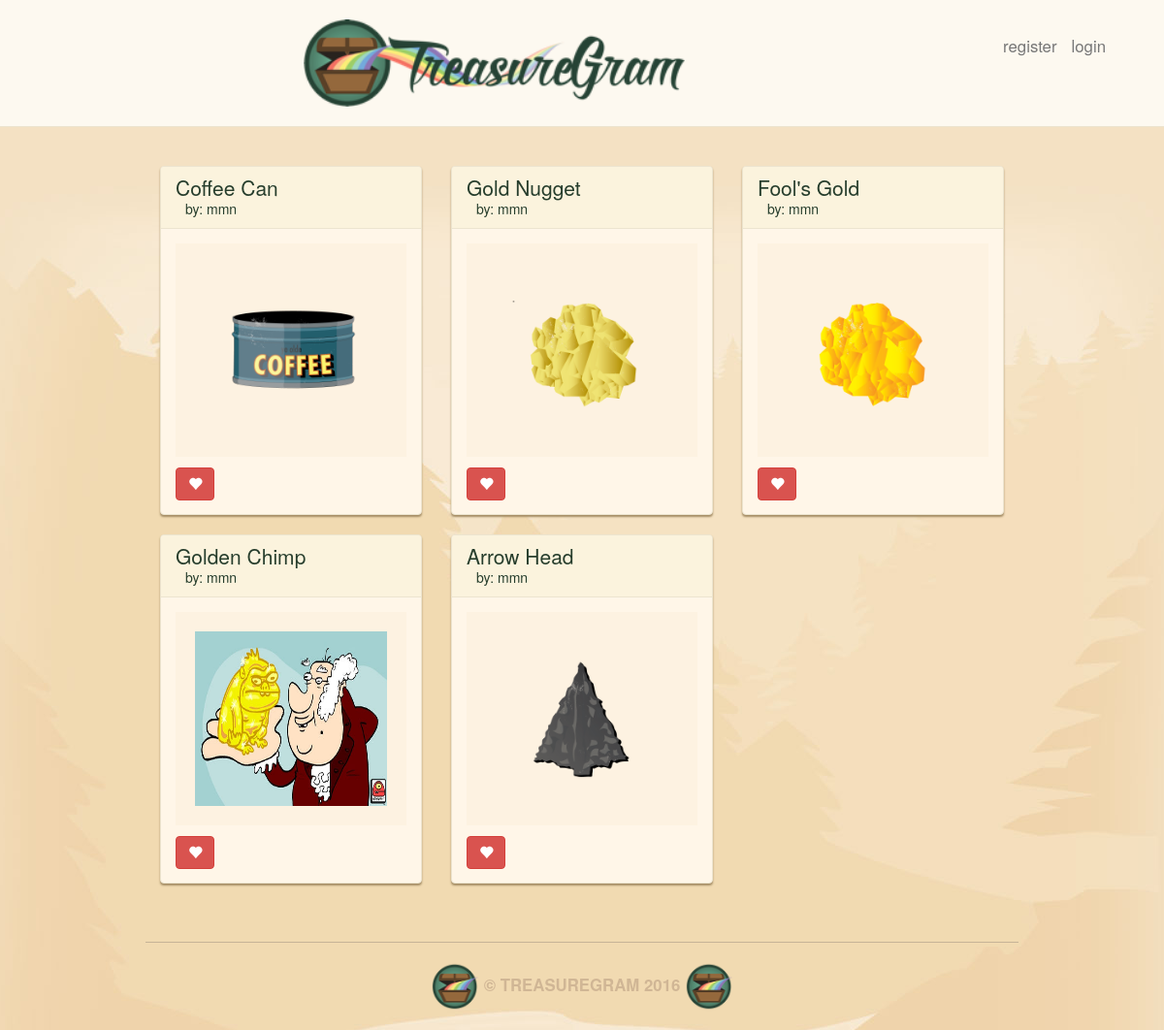
The page / on the database its author committed.
### main_app/models.py (models this page shows, shortened)
class Treasure(models.Model):
    user = models.ForeignKey(User)
    name = models.CharField(max_length=100)
    value = models.DecimalField(max_digits=10, decimal_places=2)
    material = models.CharField(max_length=100)
    location = models.CharField(max_length=100)
    image = models.ImageField(upload_to='treasure_images',
                              default='media/default.png')
    likes = models.IntegerField(default=0)

### main_app/views.py (the view)
# urls.py: url(r'^$', views.index, name = 'index'),
def index(request):
    treasures = Treasure.objects.all()
    form = TreasureForm()
    return render(request, 'index.html', {'treasures': treasures, 'form': form})

### main_app/templates/index.html (shortened to what this page needs)
{% extends 'base.html' %}
{% load staticfiles %}
{% block content %}
  <div class="row">
  {% for treasure in treasures %}
      <div class="col-md-4">
      <div class="treasure panel panel-default">
          <div class="panel-heading">
            <h3 class="panel-title">{{ treasure.name }}</h3>
            <a class="panel-username"
                href="/user/{{treasure.user.username}}/">
                by: {{ treasure.user.username }}
            </a>
          </div>
          <div class="panel-body">
            <a href="/{{treasure.id}}/">
            <div class="treasure-photo">
              <img src="{{ treasure.image.url }}">
            </div>
            </a>
            <button id="likes" data-id="{{ treasure.id }}"
                    class="btn btn-mini btn-danger glyphicon glyphicon-heart"
                    type="button">
            </button>
          </div>
      </div>
      </div>
      {% if forloop.counter|divisibleby:3 %}
    </div><br><div class="row">
      {% endif %}
  {% endfor %}
</div></br>
{% endblock %}

### main_app/static/css/style.css (style rules this page uses)
body { background: #f3e1c5 url(../images/brand-bg.jpg) no-repeat center top; color: #263d2c; }
.panel { background: #fff6e8; border-color: #ece4cf; box-shadow: 0 2px 2px #a58d65; }
.panel-default .panel-heading { background: #fbf3dd; border-color: #ece4cf; }
.panel-body { position: relative; }
.panel-title { font-size: 1.5em; color: #263d2c; }
.panel-username { margin-left: 10px; font-size: 1.0em; color: #263d2c; }
.treasure { margin-bottom: 20px; }
.treasure:last-child { margin-bottom: 0; }
.treasure-photo { background: #fdf2e1; float: left; margin-right: 5%; padding: 20px; position: relative; text-align: center; width: 100%; }
.treasure-photo img { height: 180px; max-width: 100%; }
.btn { margin-top: 10px; font-weight: bold; font-size: 14px; }

### rows shown on the page
Treasure: name "Coffee Can", user.username "mmn", image (picture)
Treasure: name "Gold Nugget", user.username "mmn", image (picture)
Treasure: name "Fool's Gold", user.username "mmn", image (picture)
Treasure: name "Golden Chimp", user.username "mmn", image (picture)
Treasure: name "Arrow Head", user.username "mmn", image (picture)
